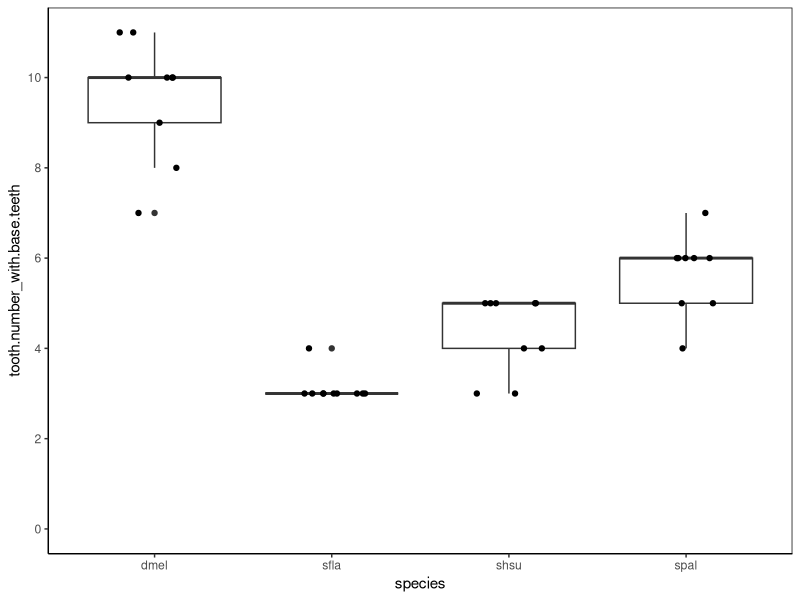

Write the R code that produced this figure.
#install packages
install.packages("ggplot2")
install.packages("tidyverse")
install.packages("dbplyr")

#load packages
library(ggplot2)
library(tidyverse)
library(dbplyr)


setwd("~/Library/CloudStorage/Box-Box/Herbivory_paper/HerbivoryPaperRepository")

data <- read.csv('Herbivory.paper_toothcounting2022.02.01.csv')


#plot toothnumber by species
toothnumber_plot <- ggplot(data = data) +
  theme_classic() +
  geom_boxplot(aes(x= species, y= tooth.number_with.base.teeth)) +
  theme(panel.border = element_rect(linetype = "solid", fill = NA)) +
  ylab("tooth.number_with.base.teeth") +
  xlab("species") +
  scale_y_continuous(limits = c(0, 11), breaks=seq(0,13,2)) +
  geom_point(aes(x= species, y= tooth.number_with.base.teeth), position = position_jitter(w = 0.2, h = 0))

toothnumber_plot

toothnumber.aov <- aov(tooth.number_with.base.teeth ~ species, data = data)
summary(toothnumber.aov)
TukeyHSD(toothnumber.aov)
